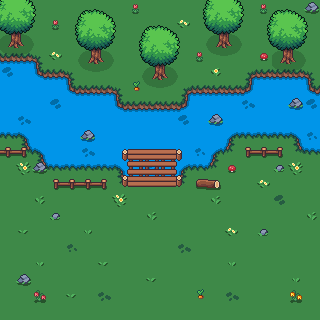

Rendered tile map (Tiled .tmx) drawn with the repository's tilesets; below, a short description and the full map source, tile grids included:
An orthogonal 20x20 tile map with 16x16 px tiles, 2 tile layers (Ground, Props) and 13 objects.

<map version="1.10" tiledversion="1.11.2" orientation="orthogonal" renderorder="right-down" width="20" height="20" tilewidth="16" tileheight="16" infinite="0" nextlayerid="8" nextobjectid="45">
 <editorsettings>
  <export target="pond.lua" format="lua" />
 </editorsettings>
 <tileset firstgid="1" name="pond" tilewidth="16" tileheight="16" tilecount="400" columns="20">
  <image source="../assets/tileset_test.png" width="320" height="320" />
 </tileset>
 <layer id="3" name="Ground" width="20" height="20">
  <data encoding="csv">
63,63,63,63,63,63,63,63,63,63,63,63,63,63,63,63,63,63,63,63,
63,63,63,63,63,63,63,63,63,63,63,63,63,63,63,63,63,63,63,63,
63,63,63,63,63,63,63,63,63,63,63,63,63,63,63,63,63,63,63,63,
8,8,9,63,63,63,63,63,63,22,22,63,63,63,63,63,63,63,63,63,
109,28,87,8,9,63,63,63,22,22,22,22,22,63,63,7,8,8,8,9,
28,28,28,28,87,8,8,9,22,22,22,7,8,8,8,88,28,28,28,87,
28,28,28,109,28,28,28,87,8,8,8,88,28,28,28,108,28,28,28,109,
28,108,28,28,28,28,28,28,28,28,28,109,28,28,28,28,28,28,28,28,
48,68,28,28,28,28,28,28,69,28,28,28,28,28,67,48,48,48,68,107,
63,47,68,28,28,108,28,28,28,28,28,28,107,67,49,63,63,63,47,48,
63,63,47,48,48,48,48,68,28,107,28,67,48,49,63,63,63,63,63,63,
63,63,63,63,63,63,63,47,48,48,48,49,63,63,63,63,63,63,63,63,
63,63,63,63,63,63,63,63,63,63,63,63,63,63,63,63,63,63,63,63,
63,63,63,63,63,63,63,63,63,63,63,63,63,63,63,63,63,63,63,63,
63,63,63,63,63,63,63,63,63,63,63,63,63,63,63,63,63,63,63,63,
63,63,63,63,63,63,63,63,63,63,63,63,63,63,63,63,63,63,63,63,
63,63,63,63,63,63,63,63,63,63,63,63,63,63,63,63,63,63,63,63,
63,63,63,63,63,63,63,63,63,63,63,63,63,63,63,63,63,63,63,63,
63,63,63,63,63,63,63,63,63,63,63,63,63,63,63,63,63,63,63,63,
63,63,63,63,63,63,63,63,63,63,63,63,63,63,63,63,63,63,63,63
</data>
 </layer>
 <layer id="4" name="Props" width="20" height="20">
  <data encoding="csv">
155,156,157,0,134,135,136,137,53,0,0,0,154,155,156,157,53,135,136,52,
175,176,177,53,154,155,156,157,134,135,136,32,174,175,176,177,154,155,156,157,
195,196,197,0,174,175,176,177,154,155,156,157,194,195,196,197,174,175,176,177,
215,216,217,32,194,195,196,197,174,175,176,177,53,215,216,217,112,195,196,197,
0,0,0,0,214,215,216,217,194,195,196,197,0,31,0,0,214,215,216,217,
0,0,0,0,0,0,0,0,33,215,216,217,0,0,0,0,0,0,0,0,
0,0,0,0,0,0,0,0,0,0,0,0,0,0,0,0,0,0,52,0,
0,0,0,0,0,0,0,0,0,0,0,0,0,52,0,0,0,0,0,0,
0,0,0,0,0,52,0,0,129,0,0,0,0,0,0,0,0,0,0,0,
132,133,0,0,0,0,0,187,185,185,185,189,0,0,0,131,132,133,0,0,
0,30,52,0,0,0,0,207,205,205,205,209,0,0,112,0,0,51,30,0,
0,0,246,131,132,132,133,227,225,225,225,229,110,111,0,0,32,0,0,0,
0,0,12,0,0,0,0,30,0,0,0,0,0,12,0,0,0,103,0,0,
0,0,0,51,0,0,0,0,0,12,0,0,0,0,0,0,0,0,0,12,
0,10,0,0,0,11,0,0,0,0,0,0,0,0,32,0,51,0,0,0,
0,0,0,0,101,0,0,0,0,0,0,102,0,0,0,0,0,0,0,0,
0,0,11,0,0,0,10,0,0,0,0,0,0,0,11,0,0,0,0,0,
0,52,0,0,0,0,0,0,0,10,0,0,0,0,0,0,0,0,11,0,
0,0,113,0,10,0,102,0,0,0,0,0,33,0,102,0,0,0,114,0,
0,0,0,0,0,0,0,0,0,0,0,0,0,0,0,0,0,0,0,0
</data>
 </layer>
 <objectgroup id="6" name="Walls">
  <object id="6" x="192" y="176" width="32" height="16" />
  <object id="8" x="0" y="144" width="32" height="16" />
  <object id="13" x="32" y="160" width="16" height="16" />
  <object id="22" x="16" y="272" width="16" height="16" />
  <object id="30" x="112" y="144" width="16" height="48" />
  <object id="33" x="240" y="144" width="48" height="16" />
  <object id="35" x="288" y="128" width="32" height="16" />
  <object id="37" x="176" y="144" width="16" height="48" />
  <object id="38" x="208" y="144" width="16" height="16" />
  <object id="39" x="192" y="160" width="16" height="16" />
  <object id="40" x="48" y="176" width="64" height="16" />
  <object id="41" x="224" y="128" width="16" height="16" />
 </objectgroup>
 <objectgroup id="7" name="Fishable">
  <object id="44" x="128" y="128" width="48" height="16" />
 </objectgroup>
</map>
